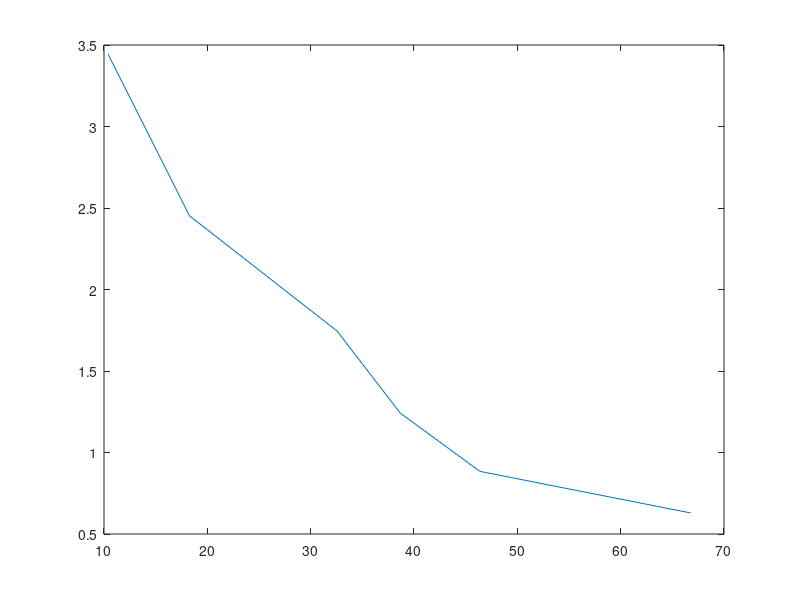

This chart was generated by the following MATLAB code:
% Given experimental data
t_exp = 10:10:60;
c_exp = [3.4 2.6 1.6 1.3 1.0 0.5];

% Expected function
t_func = (log(c_exp/4.84))/(-0.034)
c_func = 4.84.*(exp(-0.034.*t_exp))

% Plot
plot(t_func,c_func)